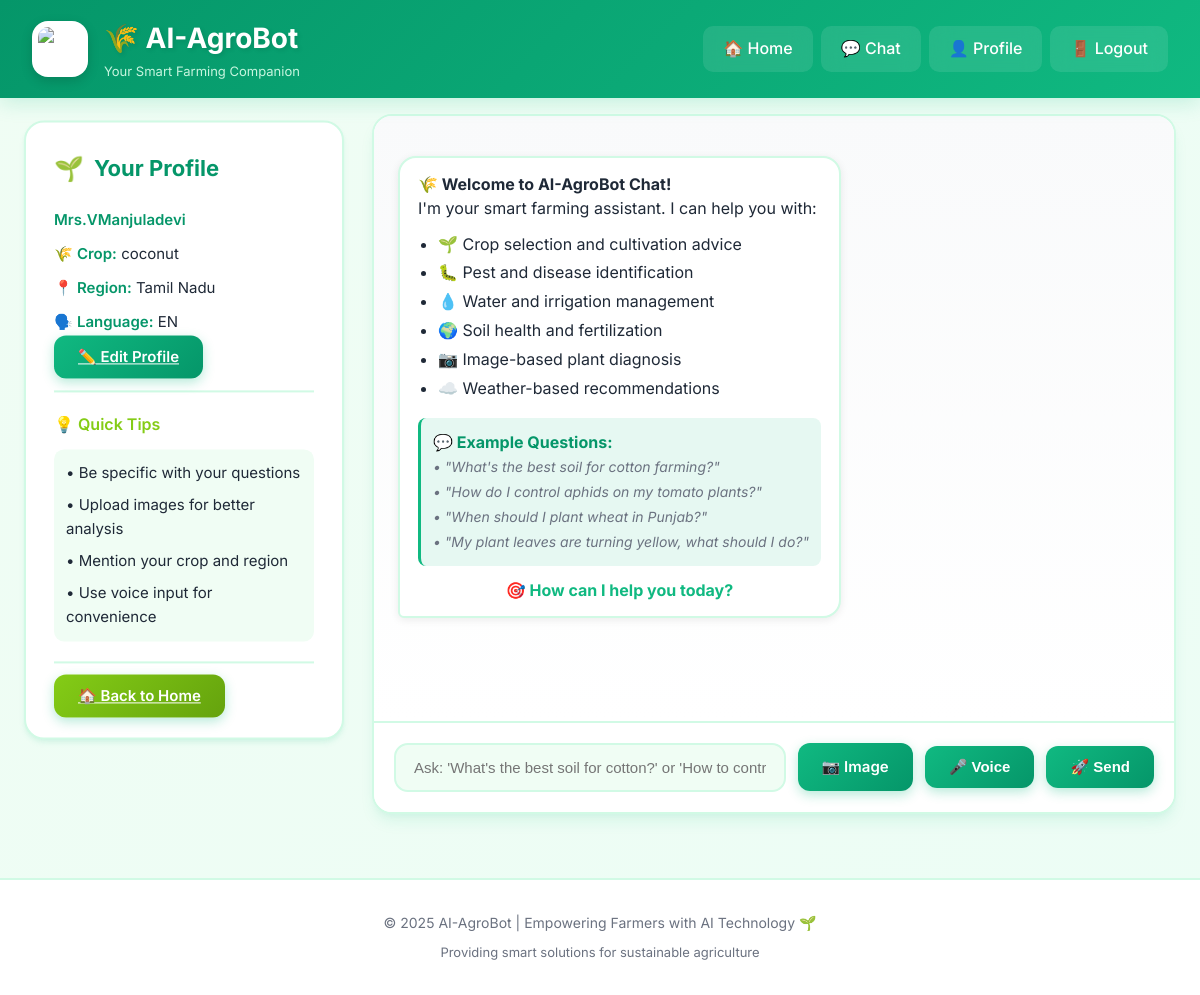
Page /chat (signed in) on the committed database.
### database.py (models this page shows)
class User(UserMixin, db.Model):
    __tablename__ = "users"
    id = db.Column(db.Integer, primary_key=True)
    email = db.Column(db.String(200), unique=True, nullable=False)
    password = db.Column(db.String(200), nullable=False)
    name = db.Column(db.String(100))
    role = db.Column(db.String(20), default="farmer")
    primary_crop = db.Column(db.String(100))
    region = db.Column(db.String(100))
    preferred_language = db.Column(db.String(20), default="en")

### app.py (the view)
@app.route('/chat')
def chat():
    recent_users = None
    if current_user.is_authenticated and current_user.role == 'admin':
        recent_users = User.query.order_by(User.id.desc()).limit(20).all()
    return render_template('chat.html', recent_users=recent_users)

### app.py (called while the page is built)
@login_manager.user_loader
def load_user(user_id):
    return db.session.get(User, int(user_id))

### templates/chat.html (shortened to what this page needs)
{% extends "base.html" %}
{% block content %}
<div class="container">
  <aside class="sidebar">
    <h3>Your Profile</h3>
    {% if current_user.is_authenticated %}
      <p><strong>{{ current_user.name or current_user.email }}</strong></p>
      <p>🌾 <strong>Crop:</strong> {{ current_user.primary_crop or "Not set" }}</p>
      <p>📍 <strong>Region:</strong> {{ current_user.region or "Not set" }}</p>
      <p>🗣️ <strong>Language:</strong> {{ current_user.preferred_language|upper or "EN" }}</p>
      <a class="btn" href="{{ url_for('profile') }}">✏️ Edit Profile</a>
    {% endif %}
    <hr>
    <h4 style="color: var(--secondary); font-size: 16px; margin-bottom: 12px; font-weight: 600;">💡 Quick Tips</h4>
    <div style="background: var(--bg); padding: 12px; border-radius: 10px; font-size: 13px; line-height: 1.6; color: var(--text-light);">
      <p style="margin: 0 0 8px 0;">• Be specific with your questions</p>
      <p style="margin: 0 0 8px 0;">• Upload images for better analysis</p>
      <p style="margin: 0 0 8px 0;">• Mention your crop and region</p>
      <p style="margin: 0;">• Use voice input for convenience</p>
    </div>
    <hr>
    <a href="{{ url_for('home') }}" class="btn" style="width: 100%; background: linear-gradient(135deg, var(--secondary) 0%, #65a30d 100%);">
      🏠 Back to Home
    </a>
  </aside>
  <section class="chat-panel">
    <div id="messages" class="messages" aria-live="polite">
      <div class="message bot">
        <div class="bubble">
          <strong>🌾 Welcome to AI-AgroBot Chat!</strong><br>
          I'm your smart farming assistant. I can help you with:
          <ul style="margin: 10px 0 0 20px; line-height: 1.8;">
            <li>🌱 Crop selection and cultivation advice</li>
            <li>🐛 Pest and disease identification</li>
            <li>💧 Water and irrigation management</li>
            <li>🌍 Soil health and fertilization</li>
            <li>📷 Image-based plant diagnosis</li>
            <li>☁️ Weather-based recommendations</li>
          </ul>
          <div style="margin-top: 16px; padding: 12px; background: rgba(16, 185, 129, 0.1); border-radius: 8px; border-left: 3px solid var(--primary);">
            <strong style="color: var(--primary-dark);">💬 Example Questions:</strong><br>
            <em style="color: var(--text-light); font-size: 14px; line-height: 1.7;">
              • "What's the best soil for cotton farming?"<br>
              • "How do I control aphids on my tomato plants?"<br>
              • "When should I plant wheat in Punjab?"<br>
              • "My plant leaves are turning yellow, what should I do?"
            </em>
          </div>
          <div style="margin-top: 12px; text-align: center;">
            <strong style="color: var(--primary);">🎯 How can I help you today?</strong>
          </div>
        </div>
      </div>
    </div>
    <form id="chatForm" class="chat-form" onsubmit="return false;">
      <input
        id="msg"
        type="text"
        aria-label="Type your question"
        placeholder="Ask: 'What's the best soil for cotton?' or 'How to control aphids?'"
        autocomplete="off"
      >
      <label for="imageInput" class="btn" style="cursor: pointer; white-space: nowrap;" title="Upload Image for Analysis">
        📷 Image
      </label>
      <button id="voiceBtn" type="button" class="btn" title="Voice Input" style="white-space: nowrap;">
        🎤 Voice
      </button>
      <button id="sendBtn" type="button" class="btn" style="white-space: nowrap;">
        🚀 Send
      </button>
    </form>
  </section>
</div>
{% endblock %}

### static/style.css (style rules this page uses)
:root { --primary: #10b981; --primary-dark: #059669; --primary-light: #d1fae5; --secondary: #84cc16; --accent: #fbbf24; --muted: #6b7280; --bg: #f0fdf4; --bg-secondary: #ecfdf5; --card: #ffffff; --text: #1f2937; --text-light: #6b7280; --border: #d1fae5; --shadow: 0 4px 6px -1px rgba(16, 185, 129, 0.1), 0 2px 4px -1px rgba(16, 185, 129, 0.06); --shadow-lg: 0 10px 15px -3px rgba(16, 185, 129, 0.1), 0 4px 6px -2px rgba(16, 185, 129, 0.05); }
* { box-sizing: border-box; margin: 0; padding: 0; }
body { font-family: 'Inter', -apple-system, BlinkMacSystemFont, 'Segoe UI', Roboto, 'Helvetica Neue', Arial, sans-serif; background: linear-gradient(135deg, #f0fdf4 0%, #ecfdf5 100%); color: var(--text); line-height: 1.6; min-height: 100vh; }
.container { display: grid; grid-template-columns: 320px 1fr; gap: 28px; align-items: start; }
.sidebar { background: var(--card); padding: 28px; border-radius: 20px; box-shadow: var(--shadow); border: 2px solid var(--border); position: sticky; top: 120px; }
.sidebar h3 { color: var(--primary-dark); margin-bottom: 20px; font-size: 20px; font-weight: 700; display: flex; align-items: center; gap: 10px; }
.sidebar h3::before { content: '🌱'; font-size: 24px; }
.sidebar p { margin: 10px 0; color: var(--text); font-size: 15px; }
.sidebar strong { color: var(--primary-dark); font-weight: 600; }
.sidebar .btn { width: 100%; margin-top: 16px; }
.sidebar hr { border: none; border-top: 2px solid var(--border); margin: 20px 0; }
.sidebar h4 { color: var(--secondary); font-size: 16px; margin-bottom: 12px; font-weight: 600; }
.chat-panel { display: flex; flex-direction: column; background: var(--card); border-radius: 20px; box-shadow: var(--shadow-lg); border: 2px solid var(--border); overflow: hidden; height: 700px; }
.messages { flex: 1; padding: 24px; overflow-y: auto; background: linear-gradient(to bottom, #f9fafb 0%, #ffffff 100%); scroll-behavior: smooth; }
.message { margin: 16px 0; display: flex; animation: slideIn 0.3s ease; }
.message.bot { justify-content: flex-start; }
.bubble { max-width: 75%; padding: 14px 18px; border-radius: 18px; line-height: 1.5; box-shadow: 0 2px 8px rgba(0, 0, 0, 0.08); position: relative; }
.bot .bubble { background: white; color: var(--text); border: 2px solid var(--border); border-bottom-left-radius: 6px; }
.chat-form { display: flex; gap: 12px; padding: 20px; background: white; border-top: 2px solid var(--border); align-items: center; }
.chat-form input[type="text"] { flex: 1; padding: 14px 18px; border-radius: 14px; border: 2px solid var(--border); font-size: 15px; transition: all 0.3s ease; background: var(--bg); }
.btn, button { background: linear-gradient(135deg, var(--primary) 0%, var(--primary-dark) 100%); color: white; border: none; padding: 12px 24px; border-radius: 12px; cursor: pointer; font-weight: 600; font-size: 15px; transition: all 0.3s ease; box-shadow: 0 4px 12px rgba(16, 185, 129, 0.3); }
.admin-kb h3, .admin-chats h3, .main h3 { color: var(--primary-dark); margin-bottom: 20px; font-size: 22px; font-weight: 700; }

### rows in the picture
User: name "Mrs.VManjuladevi", primary_crop "coconut", region "Tamil Nadu", preferred_language "EN"
